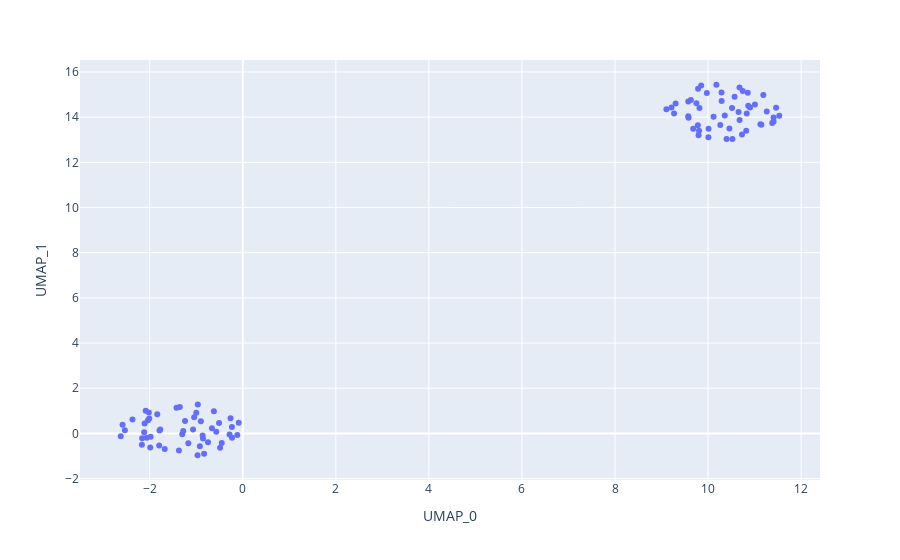

Notebook code for this chart:
### Code cell
px.scatter(red, x='UMAP_0', y='UMAP_1')
